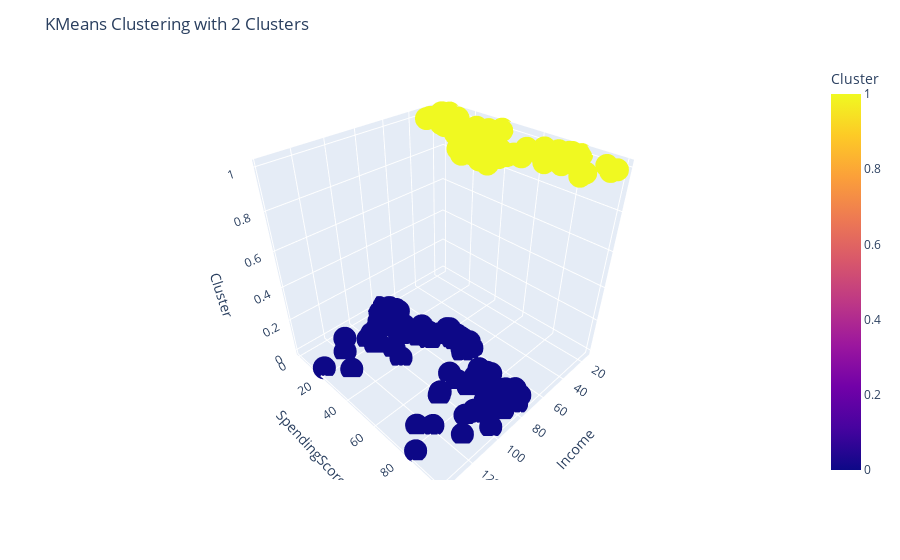
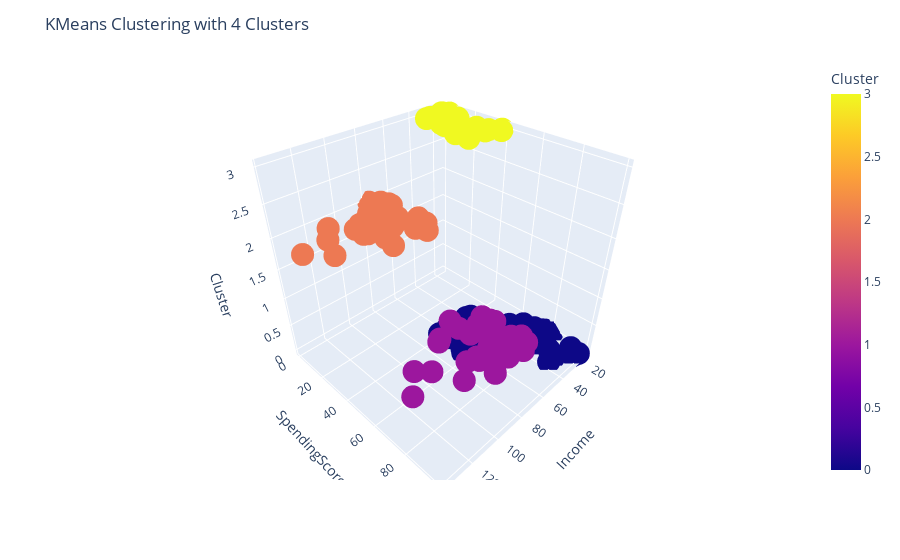

Here is the notebook cell these charts were saved with, in order:
### Markdown cell above
**Завдання 11** 

Зробити візуалізацію кластеризації методу К-середніх на вибраних Вами двох різних кількостях кластерів використовуючи [scatter_3d](https://plotly.com/python/3d-scatter-plots/).

### Code cell
n_clusters = [2, 4]

for i in range(2):
    kmeans = KMeans(n_clusters=n_clusters[i], init='k-means++', max_iter=300, n_init=10, random_state=0)
    y_kmeans = kmeans.fit_predict(X[['Income', 'SpendingScore']])
    
    X['Cluster'] = y_kmeans
    
    fig = px.scatter_3d(X, x='Income', y='SpendingScore', z='Cluster', color='Cluster')
    fig.update_layout(title=f'KMeans Clustering with {n_clusters[i]} Clusters')
    fig.show()

### Figure 1 — Plotly figure (JSON) as saved in the notebook; plotly's stock layout.template omitted (floating-point values rounded to 4 significant figures; data arrays with more than 128 entries replaced by an {"elided": "..."} marker saying what was removed)
{"data": [{"hovertemplate": "Income=%{x}<br>SpendingScore=%{y}<br>Cluster=%{marker.color}<extra></extra>", "legendgroup": "", "marker": {"color": {"elided": "200 int values"}, "coloraxis": "coloraxis", "symbol": "circle"}, "mode": "markers", "name": "", "scene": "scene", "showlegend": false, "type": "scatter3d", "x": {"elided": "200 int values"}, "y": {"elided": "200 int values"}, "z": {"elided": "200 int values"}}], "layout": {"coloraxis": {"colorbar": {"title": {"text": "Cluster"}}, "colorscale": [[0, "#0d0887"], [0.1111, "#46039f"], [0.2222, "#7201a8"], [0.3333, "#9c179e"], [0.4444, "#bd3786"], [0.5556, "#d8576b"], [0.6667, "#ed7953"], [0.7778, "#fb9f3a"], [0.8889, "#fdca26"], [1, "#f0f921"]]}, "legend": {"tracegroupgap": 0}, "margin": {"t": 60}, "scene": {"domain": {"x": [0, 1], "y": [0, 1]}, "xaxis": {"title": {"text": "Income"}}, "yaxis": {"title": {"text": "SpendingScore"}}, "zaxis": {"title": {"text": "Cluster"}}}, "title": {"text": "KMeans Clustering with 2 Clusters"}}}

### Figure 2 — Plotly figure (JSON) as saved in the notebook; plotly's stock layout.template omitted (floating-point values rounded to 4 significant figures; data arrays with more than 128 entries replaced by an {"elided": "..."} marker saying what was removed)
{"data": [{"hovertemplate": "Income=%{x}<br>SpendingScore=%{y}<br>Cluster=%{marker.color}<extra></extra>", "legendgroup": "", "marker": {"color": {"elided": "200 int values"}, "coloraxis": "coloraxis", "symbol": "circle"}, "mode": "markers", "name": "", "scene": "scene", "showlegend": false, "type": "scatter3d", "x": {"elided": "200 int values"}, "y": {"elided": "200 int values"}, "z": {"elided": "200 int values"}}], "layout": {"coloraxis": {"colorbar": {"title": {"text": "Cluster"}}, "colorscale": [[0, "#0d0887"], [0.1111, "#46039f"], [0.2222, "#7201a8"], [0.3333, "#9c179e"], [0.4444, "#bd3786"], [0.5556, "#d8576b"], [0.6667, "#ed7953"], [0.7778, "#fb9f3a"], [0.8889, "#fdca26"], [1, "#f0f921"]]}, "legend": {"tracegroupgap": 0}, "margin": {"t": 60}, "scene": {"domain": {"x": [0, 1], "y": [0, 1]}, "xaxis": {"title": {"text": "Income"}}, "yaxis": {"title": {"text": "SpendingScore"}}, "zaxis": {"title": {"text": "Cluster"}}}, "title": {"text": "KMeans Clustering with 4 Clusters"}}}
